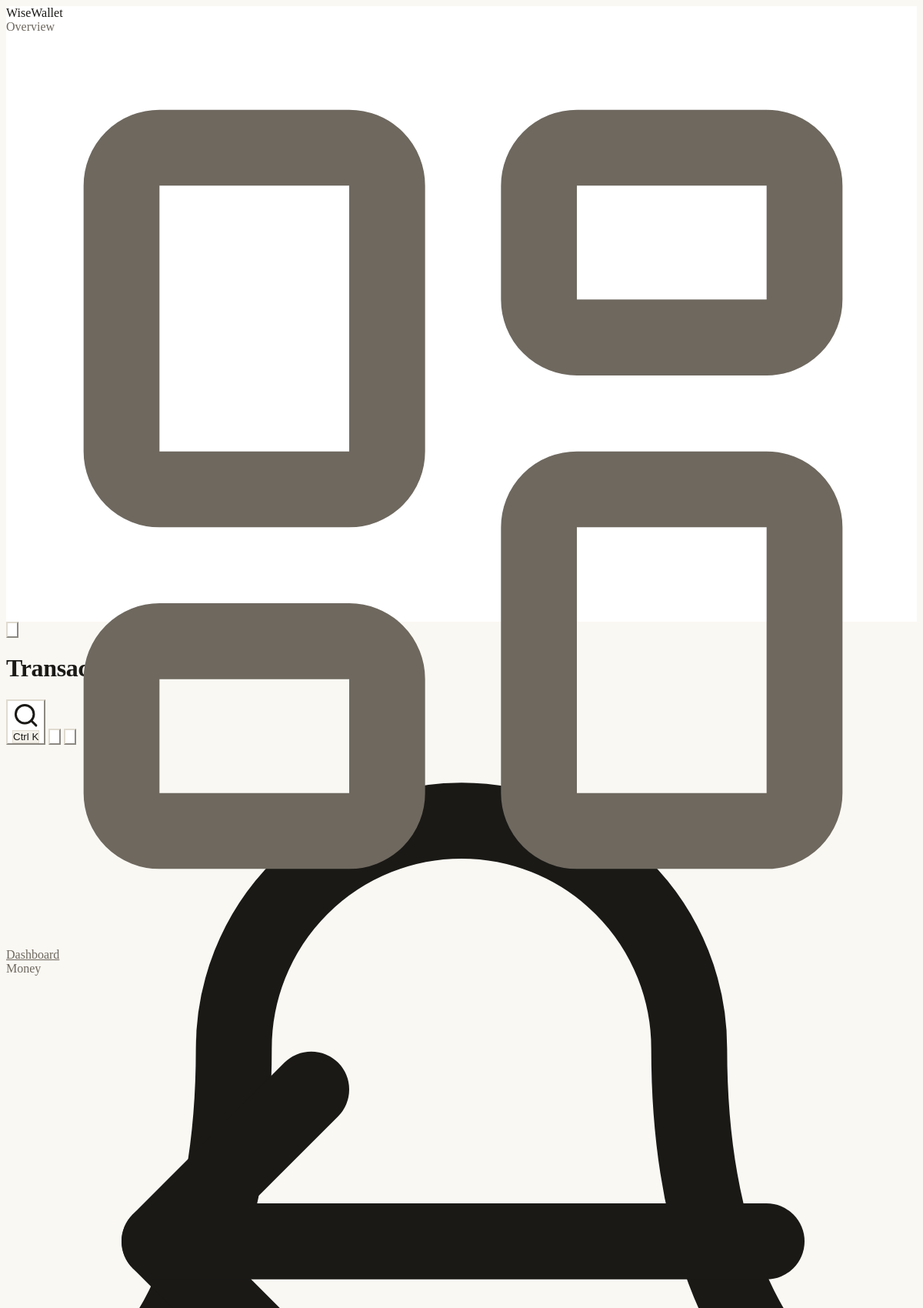
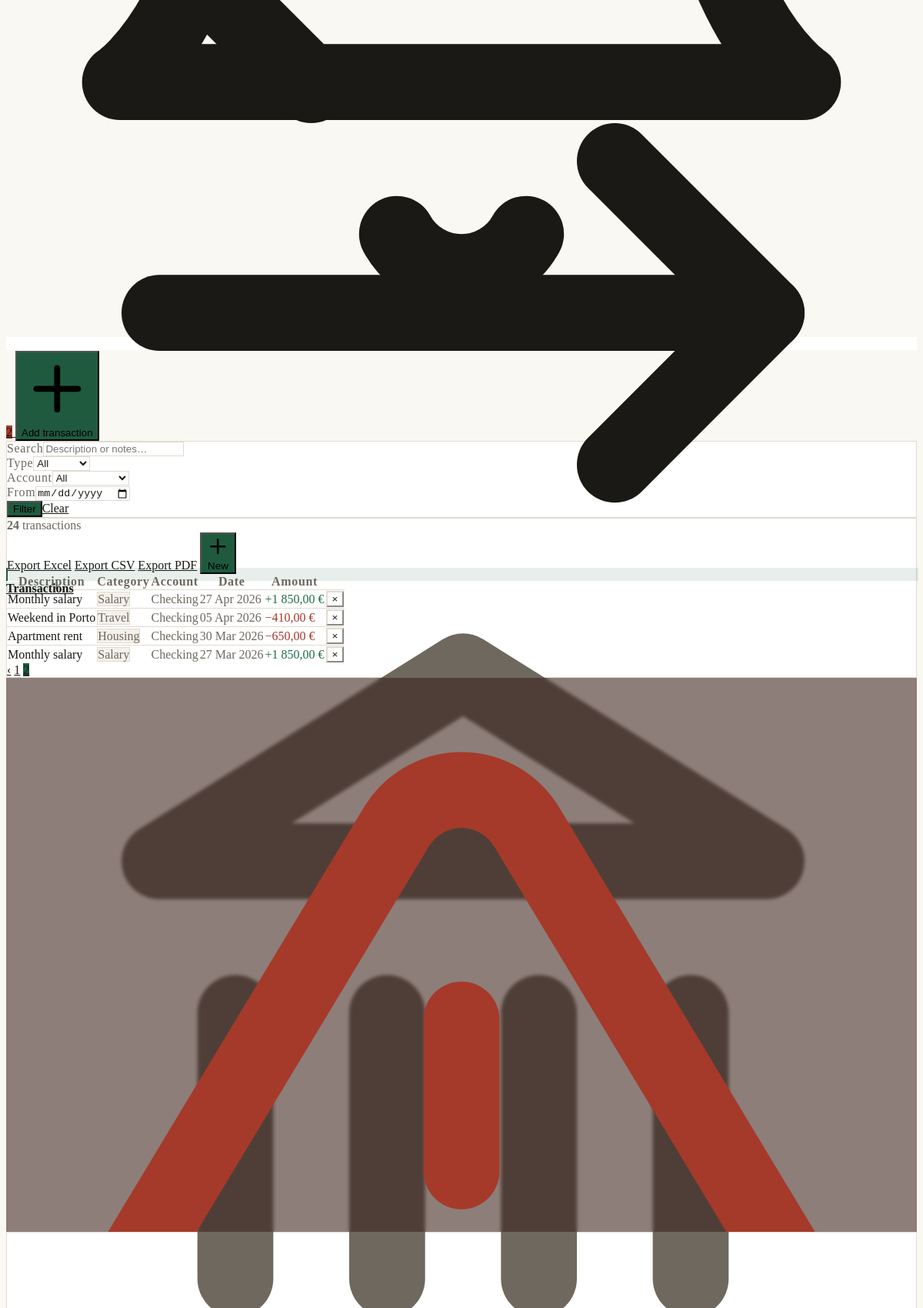
Screenshot of /transactions?page=2 (signed in, upper part) with the database file from the repository (2 pictures, top to bottom).
### tables this page shows
CREATE TABLE `transactions` (
  `id`            INT UNSIGNED NOT NULL AUTO_INCREMENT,
  `user_id`       INT UNSIGNED NOT NULL,
  `account_id`    INT UNSIGNED NOT NULL,
  `to_account_id` INT UNSIGNED NULL,          
  `category_id`   INT UNSIGNED NULL,
  `type`          ENUM('income','expense','transfer') NOT NULL,
  `amount`        DECIMAL(15,2) NOT NULL,
  `description`   VARCHAR(255) NOT NULL DEFAULT '',
  `notes`         TEXT NULL,
  `occurred_on`   DATE NOT NULL,
  `created_at`    DATETIME NOT NULL DEFAULT CURRENT_TIMESTAMP,
  PRIMARY KEY (`id`),
  KEY `idx_tx_user` (`user_id`),
  KEY `idx_tx_account` (`account_id`),
  KEY `idx_tx_category` (`category_id`),
  KEY `idx_tx_date` (`user_id`,`occurred_on`),
  CONSTRAINT `fk_tx_user` FOREIGN KEY (`user_id`) REFERENCES `users`(`id`) ON DELETE CASCADE,
  CONSTRAINT `fk_tx_account` FOREIGN KEY (`account_id`) REFERENCES `accounts`(`id`) ON DELETE CASCADE,
  CONSTRAINT `fk_tx_to_account` FOREIGN KEY (`to_account_id`) REFERENCES `accounts`(`id`) ON DELETE SET NULL,
  CONSTRAINT `fk_tx_category` FOREIGN KEY (`category_id`) REFERENCES `categories`(`id`) ON DELETE SET NULL
);

CREATE TABLE `categories` (
  `id`         INT UNSIGNED NOT NULL AUTO_INCREMENT,
  `user_id`    INT UNSIGNED NULL,             
  `name`       VARCHAR(80) NOT NULL,
  `type`       ENUM('income','expense','transfer') NOT NULL,
  `icon`       VARCHAR(40) NOT NULL DEFAULT 'tag',
  `color`      VARCHAR(20) NOT NULL DEFAULT '#64748b',
  `is_system`  TINYINT(1) NOT NULL DEFAULT 0,
  `created_at` DATETIME NOT NULL DEFAULT CURRENT_TIMESTAMP,
  PRIMARY KEY (`id`),
  KEY `idx_categories_user_type` (`user_id`,`type`),
  CONSTRAINT `fk_categories_user` FOREIGN KEY (`user_id`) REFERENCES `users`(`id`) ON DELETE CASCADE
);

CREATE TABLE `accounts` (
  `id`          INT UNSIGNED NOT NULL AUTO_INCREMENT,
  `user_id`     INT UNSIGNED NOT NULL,
  `name`        VARCHAR(120) NOT NULL,
  `type`        ENUM('checking','savings','credit','cash','crypto','investment') NOT NULL DEFAULT 'checking',
  `balance`     DECIMAL(15,2) NOT NULL DEFAULT 0.00,
  `currency`    CHAR(3) NOT NULL DEFAULT 'EUR',
  `color`       VARCHAR(20) NULL,
  `is_archived` TINYINT(1) NOT NULL DEFAULT 0,
  `deleted_at`  DATETIME NULL,
  `created_at`  DATETIME NOT NULL DEFAULT CURRENT_TIMESTAMP,
  PRIMARY KEY (`id`),
  KEY `idx_accounts_user` (`user_id`),
  CONSTRAINT `fk_accounts_user` FOREIGN KEY (`user_id`) REFERENCES `users`(`id`) ON DELETE CASCADE
);

### app/helpers.php (called while the page is built, shortened)
<?php
function e($value): string
{
    return htmlspecialchars((string) ($value ?? ''), ENT_QUOTES | ENT_SUBSTITUTE, 'UTF-8');
}
function money($amount, string $symbol = '€'): string
{
    return number_format((float) $amount, 2, ',', ' ') . ' ' . $symbol;
}

### app/bootstrap.php (called while the page is built, shortened)
<?php
require __DIR__ . '/config.php';
require __DIR__ . '/Database.php';
require __DIR__ . '/helpers.php';
require __DIR__ . '/icons.php';
require __DIR__ . '/Security/Auth.php';
spl_autoload_register(static function (string $class): void {
    foreach (['/Models/', '/Services/'] as $dir) {
        $file = WW_APP . $dir . $class . '.php';
        if (is_file($file)) {
            return;
        }
    }
});

### app/Security/Auth.php (called while the page is built, shortened)
<?php
final class Auth
{
    public static function id(): ?int
    {
        return isset($_SESSION['user_id']) ? (int) $_SESSION['user_id'] : null;
    }
}

### app/Services/Finance.php (called while the page is built, shortened)
<?php
final class Finance
{
    public static function transactions(int $uid, array $f = [], int $limit = 25, int $offset = 0): array
    {
        [$where, $params] = self::txFilters($uid, $f);
        $params[] = $limit; $params[] = $offset;
        return Database::all(
            "SELECT t.*, c.name AS category_name, c.color AS category_color, c.icon AS category_icon,
                    a.name AS account_name, a2.name AS to_account_name
               FROM transactions t
               LEFT JOIN categories c ON c.id = t.category_id
               LEFT JOIN accounts a  ON a.id = t.account_id
               LEFT JOIN accounts a2 ON a2.id = t.to_account_id
              WHERE $where
              ORDER BY t.occurred_on DESC, t.id DESC
              LIMIT ? OFFSET ?",
            $params
        );
    }
    public static function transactionsCount(int $uid, array $f = []): int
    {
        [$where, $params] = self::txFilters($uid, $f);
        return (int) Database::scalar("SELECT COUNT(*) FROM transactions t WHERE $where", $params);
    }
    private static function txFilters(int $uid, array $f): array
    {
        $where = "t.user_id = ?"; $params = [$uid];
        return [$where, $params];
    }
}

### app/Database.php (called while the page is built, shortened)
<?php
final class Database
{
    private static ?PDO $pdo = null;
    public static function pdo(): PDO
    {
        if (self::$pdo instanceof PDO) {
            return self::$pdo;
        }
        $host = (string) ww_config('DB_HOST', '127.0.0.1');
        $port = (string) ww_config('DB_PORT', '3306');
        $name = (string) ww_config('DB_NAME', 'wisewallet');
        $user = (string) ww_config('DB_USER', 'root');
        $pass = (string) ww_config('DB_PASS', '');
        $dsn = "mysql:host={$host};port={$port};dbname={$name};charset=utf8mb4";
        try {
            self::$pdo = new PDO($dsn, $user, $pass, [
                PDO::ATTR_ERRMODE            => PDO::ERRMODE_EXCEPTION,
                PDO::ATTR_DEFAULT_FETCH_MODE => PDO::FETCH_ASSOC,
                PDO::ATTR_EMULATE_PREPARES   => false,
                PDO::ATTR_STRINGIFY_FETCHES  => false,
            ]);
        } catch (PDOException $e) {
            error_log('DB connection failed: ' . $e->getMessage());
            http_response_code(503);
            if (WW_DEBUG) {
                exit('Database connection failed: ' . htmlspecialchars($e->getMessage(), ENT_QUOTES));
            }
            exit('Service temporarily unavailable. Please try again later.');
        }
        return self::$pdo;
    }
    public static function all(string $sql, array $params = []): array
    {
        $stmt = self::pdo()->prepare($sql);
        $stmt->execute($params);
        return $stmt->fetchAll();
    }
    public static function scalar(string $sql, array $params = [])
    {
        $stmt = self::pdo()->prepare($sql);
        $stmt->execute($params);
        $val = $stmt->fetchColumn();
        return $val === false ? null : $val;
    }
}

### public/transactions.php (the view, shortened to what this page needs)
<?php
require __DIR__ . '/../app/bootstrap.php';
$uid = Auth::id();
$filters = array_filter([
    'type'        => $_GET['type'] ?? '',
    'account_id'  => $_GET['account_id'] ?? '',
    'category_id' => $_GET['category_id'] ?? '',
    'q'           => trim($_GET['q'] ?? ''),
    'from'        => $_GET['from'] ?? '',
    'to'          => $_GET['to'] ?? '',
], fn($v) => $v !== '');
$page = max(1, (int) ($_GET['page'] ?? 1));
$per = 20;
$total = Finance::transactionsCount($uid, $filters);
$pages = max(1, (int) ceil($total / $per));
$page = min($page, $pages);
$rows = Finance::transactions($uid, $filters, $per, ($page - 1) * $per);
$qbase = $_GET; unset($qbase['page']);
$qs = fn(int $p) => '?' . http_build_query(array_merge($qbase, ['page' => $p]));
require __DIR__ . '/../app/views/partials/app_head.php';
?>
<form method="get" class="card card-pad mb-5 grid gap-3 sm:grid-cols-2 lg:grid-cols-6">
  <div class="lg:col-span-2"><label class="label">Search</label><input name="q" value="<?= e($filters['q'] ?? '') ?>" class="input" placeholder="Description or notes…"></div>
  <div><label class="label">Type</label><select name="type" class="select">
    <option value="">All</option>
  </select></div>
  <div><label class="label">Account</label><select name="account_id" class="select"><option value="">All</option>
  </select></div>
  <div><label class="label">From</label><input type="date" name="from" value="<?= e($filters['from'] ?? '') ?>" class="input"></div>
  <div class="flex items-end gap-2"><button class="btn-primary flex-1">Filter</button><a href="/transactions" class="btn-ghost">Clear</a></div>
</form>
<div class="card overflow-hidden">
  <div class="flex items-center justify-between p-4 gap-2 flex-wrap">
    <div class="text-sm text-soft"><strong class="text-ink"><?= $total ?></strong> transactions</div>
    <div class="flex gap-2">
      <a href="/api/export.php?format=xlsx" class="btn-ghost btn-sm">Export Excel</a>
      <a href="/api/export.php?format=csv" class="btn-ghost btn-sm">Export CSV</a>
      <a href="/api/export.php?format=pdf" class="btn-ghost btn-sm">Export PDF</a>
      <button class="js-quick-add btn-primary btn-sm"><?= icon('plus','w-4 h-4') ?> New</button>
    </div>
  </div>
  <div class="overflow-x-auto">
    <table class="table">
      <thead><tr><th>Description</th><th>Category</th><th>Account</th><th>Date</th><th class="text-right">Amount</th><th></th></tr></thead>
      <tbody>
      <?php foreach ($rows as $t): $exp = $t['type'] === 'expense'; $inc = $t['type'] === 'income'; ?>
        <tr>
          <td class="font-medium"><?= e($t['description'] ?: '—') ?><?php if ($t['notes']): ?><div class="text-xs text-soft mt-0.5"><?= e(mb_strimwidth($t['notes'], 0, 60, '…')) ?></div><?php endif; ?></td>
          <td><span class="badge"><?= e($t['category_name'] ?? ($t['type'] === 'transfer' ? '→ ' . ($t['to_account_name'] ?? '') : '—')) ?></span></td>
          <td class="text-soft text-sm"><?= e($t['account_name']) ?></td>
          <td class="text-soft text-sm whitespace-nowrap"><?= date('d M Y', strtotime($t['occurred_on'])) ?></td>
          <td class="text-right font-medium whitespace-nowrap amount <?= $exp ? 'text-neg' : ($inc ? 'text-pos' : '') ?>"><span class="sensitive"><?= ($exp ? '−' : ($inc ? '+' : '')) . money($t['amount']) ?></span></td>
          <td class="text-right"><button class="btn-ghost btn-sm p-1.5" data-del="/api/transactions.php" data-id="<?= $t['id'] ?>" title="Delete">&times;</button></td>
        </tr>
      <?php endforeach; ?>
      </tbody>
    </table>
  </div>
  <?php if ($pages > 1): ?>
    <div class="flex items-center justify-center gap-1 p-4">
      <?php if ($page > 1): ?><a href="<?= e($qs($page - 1)) ?>" class="btn-ghost btn-sm">‹</a><?php endif; ?>
      <?php for ($p = max(1, $page - 2); $p <= min($pages, $page + 2); $p++): ?>
        <a href="<?= e($qs($p)) ?>" class="btn-sm <?= $p === $page ? 'btn-primary' : 'btn-ghost' ?>"><?= $p ?></a>
      <?php endfor; ?>
    </div>
  <?php endif; ?>
</div>
<?php require __DIR__ . '/../app/views/partials/app_foot.php';

### src/css/app.css (style rules this page uses)
:root { --paper: 250 248 243; --surface: 255 255 255; --surface-2: 244 241 234; --ink: 26 25 22; --ink-soft: 110 104 95; --line: 224 219 208; --accent: 31 90 63; --pos: 31 110 76; --neg: 165 58 42; --warn: 150 110 36; }

### rows the page displays
transactions: description "Monthly salary", category.name "Salary", account.name "Checking", occurred_on "27 Apr 2026", amount "1 850,00 €"
transactions: description "Weekend in Porto", category.name "Travel", account.name "Checking", occurred_on "05 Apr 2026", amount "410,00 €"
transactions: description "Apartment rent", category.name "Housing", account.name "Checking", occurred_on "30 Mar 2026", amount "650,00 €"
transactions: description "Monthly salary", category.name "Salary", account.name "Checking", occurred_on "27 Mar 2026", amount "1 850,00 €"

### other values shown
$group "Overview"
$label "Dashboard"
$group "Money"
$label "Transactions"
$title "Transactions"
$unread "2"
$total "24"
